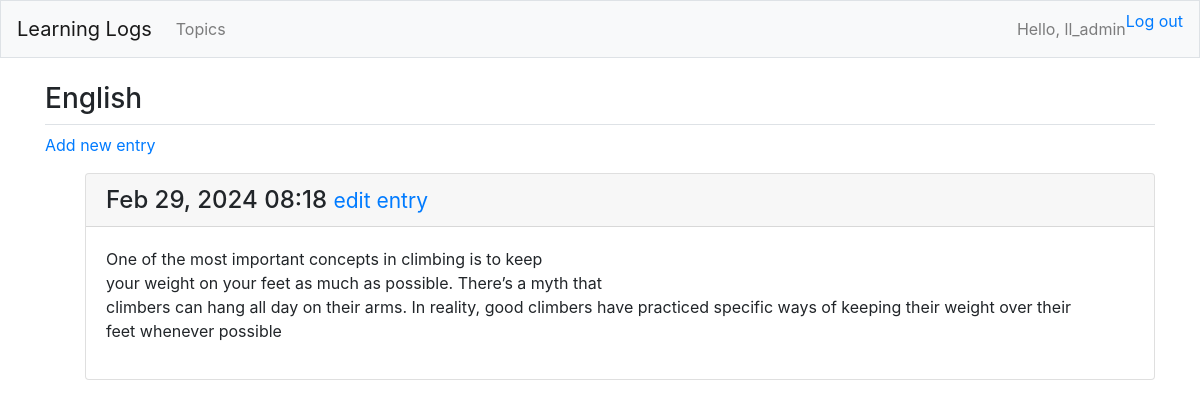
The page /topics/2/ (signed in) on the database its author committed.
### learning_logs/models.py (models this page shows, shortened)
class Topic(models.Model):
    text = models.CharField(max_length=200) # Allow
    date_added = models.DateTimeField(auto_now_add = True)
    owner = models.ForeignKey(User, on_delete = models.CASCADE)
    def __str__(self):
        return self.text

class Entry(models.Model):
    topic = models.ForeignKey(Topic, on_delete = models.CASCADE)
    text = models.TextField()
    date_added = models.DateTimeField(auto_now_add = True)
    class Meta:
        verbose_name_plural = 'entries'

### learning_logs/views.py (the view)
# urls.py: path('topics/<int:topic_id>/', views.topic, name = 'topic'),
@login_required
def topic(request, topic_id):
    topic = Topic.objects.get(id = topic_id )
    entries = topic.entry_set.order_by('-date_added') # get all Entry objects related with this topic
    if topic.owner != request.user: raise Http404
    context = {'topic' : topic, 'entries' : entries}
    return render(request, 'learning_logs/topic.html', context)

### learning_logs/templates/learning_logs/topic.html
{% extends 'learning_logs/base.html' %}
{% block page_header %}
    <h3>{{topic}}</h3>
{% endblock page_header %}
{% block content %}
    <p>
        <a href="{% url 'learning_logs:new_entry' topic.id %}">Add new entry</a>
    </p>
    <ul>
        {% for entry in entries %}
            <div class="card mb-3">
                <h4 class="card-header">
                    {{ entry.date_added|date:'M d, Y H:i' }}
                    <small><a href="{% url 'learning_logs:edit_entry' entry.id %}"> edit entry</a></small>
                </h4>
                <div class="card-body">
                    {{ entry.text|linebreaks }}
                </div>
            </div>
        {% empty %}
            <p>There are no entries for this topic yet.</p>
        {% endfor %}
    </ul>
{% endblock content %}

### learning_logs/templates/learning_logs/base.html (shortened to what this page needs)
{% load bootstrap4 %}
<!doctype html>
<html lang="en">
    <head>
        {% bootstrap_css %}
    </head>
    <body>
        <nav class="navbar navbar-expand-md navbar-light bg-light mb-4 border">
            <a class="navbar-brand" href="{% url 'learning_logs:index' %}" > Learning Logs </a>
            <div class="collapse navbar-collapse" id="navbarCollapse">
                <ul class="navbar-nav mr-auto">
                    <li class="navbar-item">
                        <a class="nav-link" href="{% url 'learning_logs:topics' %}">Topics</a>
                    </li>
                </ul>
                <ul class="navbar-nav ml-auto">
                    {% if user.is_authenticated %}
                        <li class="navbar-item">
                            <span class="navbar-text">Hello, {{user.username}} </span>
                        </li>
                        <li class="nav-item">
                            <a class="navbar-link" href="{% url 'users:logout' %}">Log out</a>
                        </li>
                    {% endif %}
                </ul>
            </div>
        </nav>
        <main role="main" class="container">
            <div class="pd-2 mb-2 border-bottom">
                {% block page_header %}{% endblock page_header %}
            </div>
            <div>
                {% block content %}{% endblock content %}
            </div>
        </main>
    </body>
</html>

### rows shown on the page
Topic: text "English"
Entry: date_added "Feb 29, 2024 08:18", text "One of the most important concepts in climbing is to keep your weight on your feet as much as possible. There’s a myth that climbers can hang all day on their arms. In reality, good climb\u0002ers have practiced specific ways of keeping their weight over their feet whenever possible"

### other values the page prints
{{ user.username }} "ll_admin"
